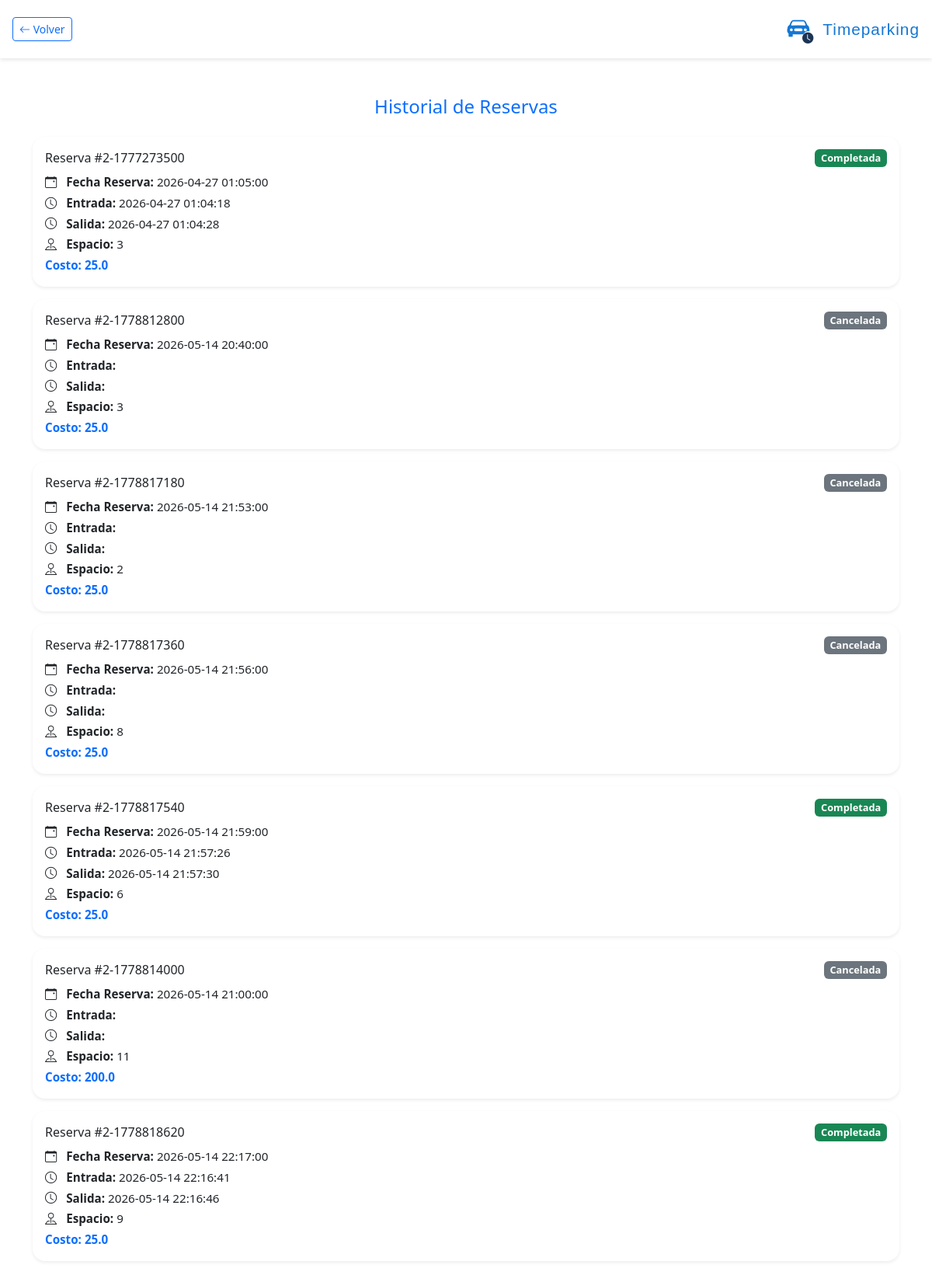
The app's page /history (signed in) with its own data.
### tables this page shows
CREATE TABLE reservation (
  id INTEGER PRIMARY KEY AUTOINCREMENT,
  user_id INTEGER NOT NULL,
  space_id INTEGER NOT NULL,
  reservation_datetime INTEGER NOT NULL,
  entry_datetime INTEGER,
  exit_datetime INTEGER,
  status TEXT NOT NULL,
  cost REAL,
  code TEXT UNIQUE NOT NULL, type TEXT DEFAULT 'hour', end_datetime INTEGER,
  FOREIGN KEY (user_id) REFERENCES user(id),
  FOREIGN KEY (space_id) REFERENCES space(id)
);

### flaskr/main.py (the view)
@bp.route("/history")
@auth.login_required
def history():
    db = get_db()
    user_id = g.user['id']
    parsed_reservations = []
    try:
        reservations = db.execute(
        'SELECT * FROM reservation WHERE user_id = ?', (user_id,)
        ).fetchall()
        for reservation in reservations:
            parsed_reservation = parse_reservation(reservation)
            parsed_reservations.append(parsed_reservation)
    except:
        flash("Error al obtener las reservaciones", "error")
    return render_template("history.html", reservations=parsed_reservations)

### flaskr/auth.py (called while the page is built)
@bp.before_app_request
def load_logged_in_user():
    user_id = session.get('user_id')
    if user_id is None:
        g.user = None
    else:
        g.user = get_db().execute(
            'SELECT * FROM user WHERE id = ?', (user_id,)
        ).fetchone()

def login_required(view):
    @functools.wraps(view)
    def wrapped_view(**kwargs):
        if g.user is None:
            return redirect(url_for('auth.login'))
        return view(**kwargs)
    return wrapped_view

### flaskr/db.py (called while the page is built)
def get_db():
    if 'db' not in g:
        g.db = sqlite3.connect(
            current_app.config['DATABASE'],
            detect_types=sqlite3.PARSE_DECLTYPES
        )
        g.db.row_factory = sqlite3.Row
    return g.db

### flaskr/templates/history.html (shortened to what this page needs)
<!DOCTYPE html>
<html lang="es">
  <head>
    <link
      href="https://cdn.jsdelivr.net/npm/bootstrap@5.3.3/dist/css/bootstrap.min.css"
      rel="stylesheet"
    />
    <link
      href="https://cdn.jsdelivr.net/npm/bootstrap-icons@1.11.3/font/bootstrap-icons.css"
      rel="stylesheet"
    />
  </head>
  <body>
    <header class="header d-flex justify-content-between align-items-center">
      <a href="/home" class="btn btn-outline-primary btn-sm">
        <i class="bi bi-arrow-left"></i> Volver
      </a>
      <a class="navbar-brand navbar-brand-custom d-flex align-items-center" href="#">
        <div class="position-relative me-3">
            <i class="bi bi-car-front-fill" style="font-size: 1.8rem;"></i>
            <i class="bi bi-clock-fill position-absolute"
            style="font-size: 0.9rem; bottom: -2px; right: -5px; color: #1c3455; background: white; border-radius: 50%;"></i>
        </div>
        <span>Timeparking</span>
        </a>
    </header>
    <div class="container my-5">
      <h4 class="text-primary mb-4 text-center">Historial de Reservas</h4>
      <div class="row g-3">
        {% for r in reservations %}
        <div class="col-12">
          <div class="card border-0 shadow-sm rounded-4">
            <div class="card-body">
              <div
                class="d-flex justify-content-between align-items-center mb-2"
              >
                <h6 class="mb-0">Reserva #{{ r.code }}</h6>
                {% if r.status == 'Completada' %}
                <span class="badge bg-success">Completada</span>
                {% elif r.status == 'Pendiente' %}
                <span class="badge bg-warning text-dark">Pendiente</span>
                {% else %}
                <span class="badge bg-secondary">{{ r.status }}</span>
                {% endif %}
              </div>
              <p class="mb-1">
                <i class="bi bi-calendar-event me-2"></i>
                <strong>Fecha Reserva:</strong> {{ r.reservation_datetime }}
              </p>
              <p class="mb-1">
                <i class="bi bi-clock me-2"></i>
                <strong>Entrada:</strong> {{ r.entry_datetime }}
              </p>
              <p class="mb-1">
                <i class="bi bi-clock me-2"></i>
                <strong>Salida:</strong> {{ r.exit_datetime }}
              </p>
              <p class="mb-1">
                <i class="bi bi-pin-map me-2"></i>
                <strong>Espacio:</strong> {{ r.space }}
              </p>
              <p class="mb-0 text-primary fw-bold">
                Costo: {{ r.get('cost', '$0.00') }}
              </p>
            </div>
          </div>
        </div>
        {% else %}
        <div class="col-12 text-center">
          <p class="text-muted">No tienes reservas registradas.</p>
        </div>
        {% endfor %}
      </div>
    </div>
  </body>
</html>

### flaskr/templates/history.html (style rules this page uses)
.header { background-color: rgba(255, 255, 255, 0.85); padding: 1rem; box-shadow: 0 2px 5px rgba(0, 0, 0, 0.1); }
.card { transition: transform 0.3s ease, box-shadow 0.3s ease; }
.card-body p { font-size: 0.95rem; }
.badge { font-size: 0.8rem; padding: 0.4em 0.6em; }
.navbar-brand-custom { font-family: 'Righteous', sans-serif; font-size: 1.3rem; letter-spacing: 1px; color: #1477d4 !important; transition: color 0.3s ease; }
.navbar-brand-custom i { font-size: 1.4rem; vertical-align: middle; }

### records on screen
reservation: code "2-1777273500", shows "Completada", reservation_datetime "2026-04-27 01:05:00", entry_datetime "2026-04-27 01:04:18", exit_datetime "2026-04-27 01:04:28", space "3", get "25.0"
reservation: code "2-1778812800", status "Cancelada", reservation_datetime "2026-05-14 20:40:00", space "3", get "25.0"
reservation: code "2-1778817180", status "Cancelada", reservation_datetime "2026-05-14 21:53:00", space "2", get "25.0"
reservation: code "2-1778817360", status "Cancelada", reservation_datetime "2026-05-14 21:56:00", space "8", get "25.0"
reservation: code "2-1778817540", shows "Completada", reservation_datetime "2026-05-14 21:59:00", entry_datetime "2026-05-14 21:57:26", exit_datetime "2026-05-14 21:57:30", space "6", get "25.0"
reservation: code "2-1778814000", status "Cancelada", reservation_datetime "2026-05-14 21:00:00", space "11", get "200.0"
reservation: code "2-1778818620", shows "Completada", reservation_datetime "2026-05-14 22:17:00", entry_datetime "2026-05-14 22:16:41", exit_datetime "2026-05-14 22:16:46", space "9", get "25.0"
